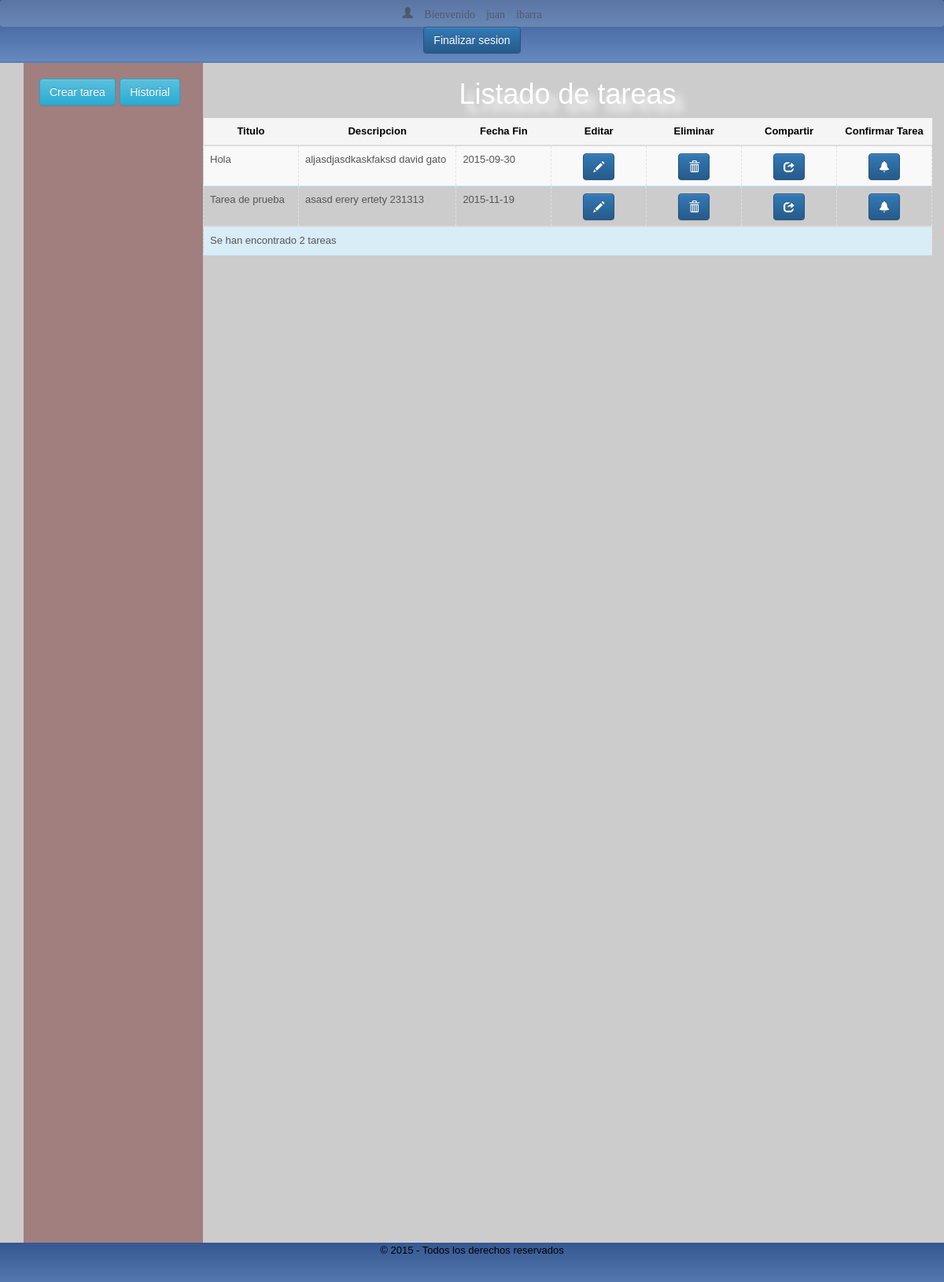
/index.php (signed in), run on the app's committed database.
### tables this page shows
CREATE TABLE IF NOT EXISTS `tarea` (
  `tra_id` int(11) NOT NULL AUTO_INCREMENT,
  `tra_titulo` varchar(45) NOT NULL,
  `tra_descripcion` varchar(500) NOT NULL,
  `tra_fecha` date NOT NULL,
  `tra_fecha_fin` date NOT NULL,
  `tra_estado` tinyint(4) DEFAULT NULL,
  `usr_id` int(11) DEFAULT NULL,
  `tra_compartida` tinyint(4) DEFAULT NULL,
  PRIMARY KEY (`tra_id`)
);

### Class/Planificador.php (called while the page is built, shortened)
<?php
class Planificador
{
    private $cantidad;
public function listarTarea()
    {
        $usr_id = $_SESSION['usuario_id'];
        try {
            $link = Conexion::conectar();
        } catch (Exception $e) {
            echo "No se puede conectar a la base de datos ", $e;
        }
        $sql = "SELECT tra_id, tra_titulo, tra_descripcion, tra_fecha_fin
			FROM tarea
			WHERE tra_estado = 1 AND usr_id = :usr_id
			OR usr_id = :usr_id AND tra_compartida = :usr_id
            ORDER BY tra_fecha_fin ASC";
        $stmt = $link->prepare($sql);
        $stmt->bindParam(":usr_id",$usr_id,PDO::PARAM_INT);
        $stmt->execute();
        $resultado = $stmt->fetchAll(PDO::FETCH_ASSOC);
        return $resultado;
    }
    public function getCantidad()
    {
        return $this->cantidad;
    }
    public function setCantidad($cantidad)
    {
        $this->cantidad = $cantidad;
    }
}

### listadoDeTareas.php (the view, shortened to what this page needs)
<?php
$titulo = 'Listado de tareas';
require 'Class/Planificador.php';
$tarea = new Planificador();
$listado = $tarea->listarTarea();
$cantidad = $tarea->getCantidad();
$fecha = date('Y-m-d');
?>
<div class="container">
    <h1><?php echo $titulo;?></h1>
<?php
    if ($cantidad == 0) {
        echo 'No hay tareas para realizar...';
    }
    else {
?>
    <div class="table-responsive">
        <table class = "table table-striped">
            <thead>
            <tr class="active">
                <th class = "centrado">Titulo</th>
                <th class = "centrado">Descripcion</th>
                <th class = "centrado">Fecha Fin</th>
                <th class = "centrado" >Editar </th>
                <th class="centrado">Eliminar</th>
                <th class="centrado">Compartir</th>
                <th class="centrado">Confirmar Tarea</th>
            </tr>
            </thead>
            <tbody>
            <?php
                foreach ($listado as $fila){
                    ?>
                    <tr>
                        <?php
                        $colorEstadoVigente = "alert-info";
                        if ($fila['tra_fecha_fin'] !== $fecha){
                            $estadoTarea="";
                        } else {
                            $estadoTarea = $colorEstadoVigente;
                        }
                        ?>
                        <td class = "<?php echo $estadoTarea ; ?>"><?php echo $fila['tra_titulo']; ?></td>
                        <td class = "<?php echo $estadoTarea; ?>"><?php echo $fila['tra_descripcion']; ?></td>
                        <td class = "<?php echo $estadoTarea; ?>"><?php echo $fila['tra_fecha_fin']; ?></td>
                        <td class="text-center <?php echo $estadoTarea; ?>"><a href = "form_editar_tarea.php?tra_id=<?php echo $fila['tra_id']; ?>"><span class="btn btn-primary glyphicon glyphicon-pencil iconos text-center" title="edita tarea"></span></a></td>
                        <td class="text-center <?php echo $estadoTarea; ?>"><a href="form_eliminar_tarea.php?tra_id=<?php echo $fila['tra_id']; ?>" ><span class="btn btn-primary glyphicon glyphicon-trash iconos" title="eliminar tarea"></span></a></td>
                        <td class="text-center <?php echo $estadoTarea; ?>"><a href="lista_de_usuarios.php?tra_id=<?php echo $fila['tra_id']; ?>"><span class="btn btn-primary glyphicon glyphicon-share" title="Compartir tarea"></span></a></td>
                        <td class="text-center <?php echo $estadoTarea; ?>"><a href="confirmar_tarea.php?tra_id=<?php echo $fila['tra_id']; ?>"><span class="btn btn-primary glyphicon glyphicon-bell" title="Confirmar tarea realizada"></span></a></td>
                    </tr>
                <?php } ?>
                </tbody>
                <tr>
                    <td colspan="7" class="info"> Se han encontrado <?php echo $cantidad;  ?> tareas </td>
                </tr>
            </table>
        </div>
    <?php } ?>
</div>

### css/estilos.css (style rules this page uses)
* { margin: 0px;padding: 0px; border:none; }
body { font-family:"Ubuntu Mono", "Myriad Pro", "Trebuchet MS", Arial, sans-serif; font-size: 13px; color: #555; line-height: 1.5; background: #ccc; }
h1 { font-family: Arial; text-align: center; color: #fff; text-shadow: 10px 10px 10px; }
.titulo, th { font-weight:bold; background-color: #202020; color: #000; }
.lista, td { border:1px dashed #dbe1ea; border-bottom:1px solid #c9e0fc; color: FFC; }
a { text-decoration: none; color: #585858; }
table td { width:80px; }

### css/main.css (style rules this page uses)
.centrado { text-align: center; }

### data on the page
tarea: tra_titulo "Hola", tra_descripcion "aljasdjasdkaskfaksd david gato", tra_fecha_fin "2015-09-30"
tarea: tra_titulo "Tarea de prueba", tra_descripcion "asasd erery ertety 231313", tra_fecha_fin "2015-11-19"

### other printed values
$_SESSION['usuario_nombre'] "juan"
$_SESSION['usuario_apellido'] "ibarra"
$titulo "Listado de tareas"
$cantidad "2"
